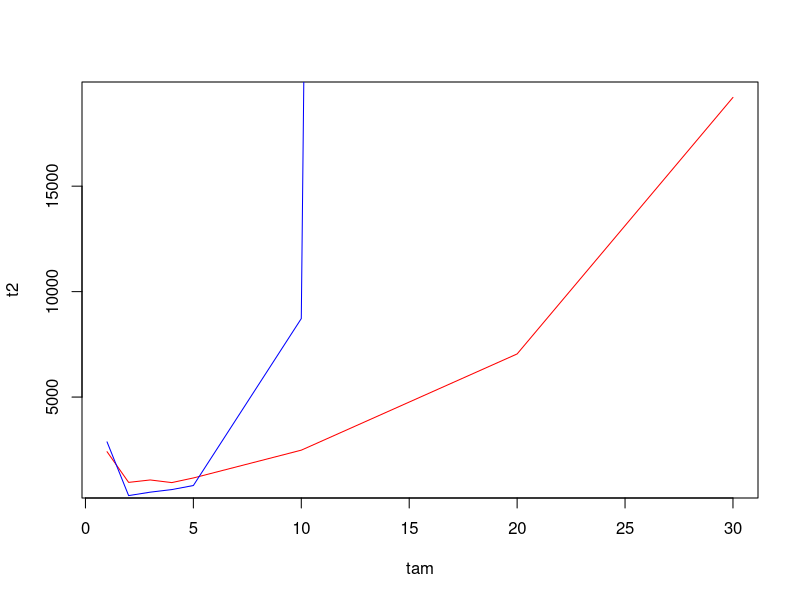
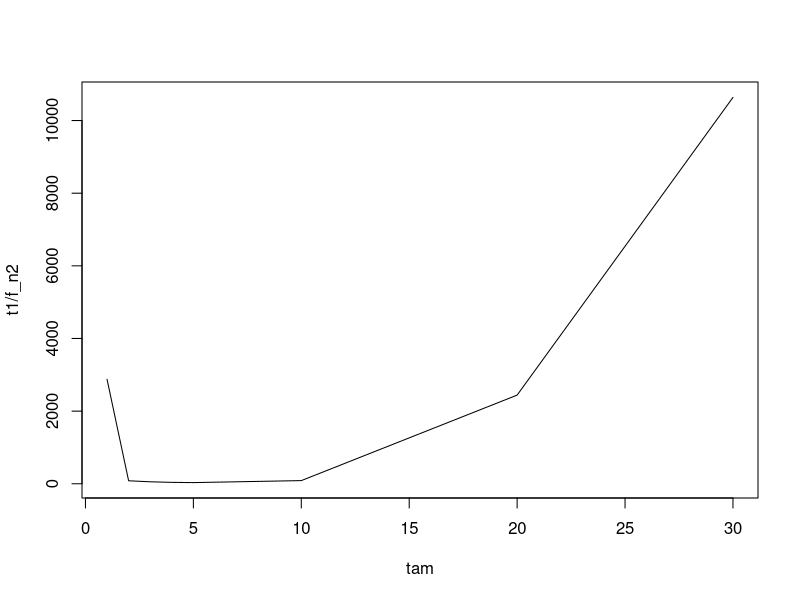
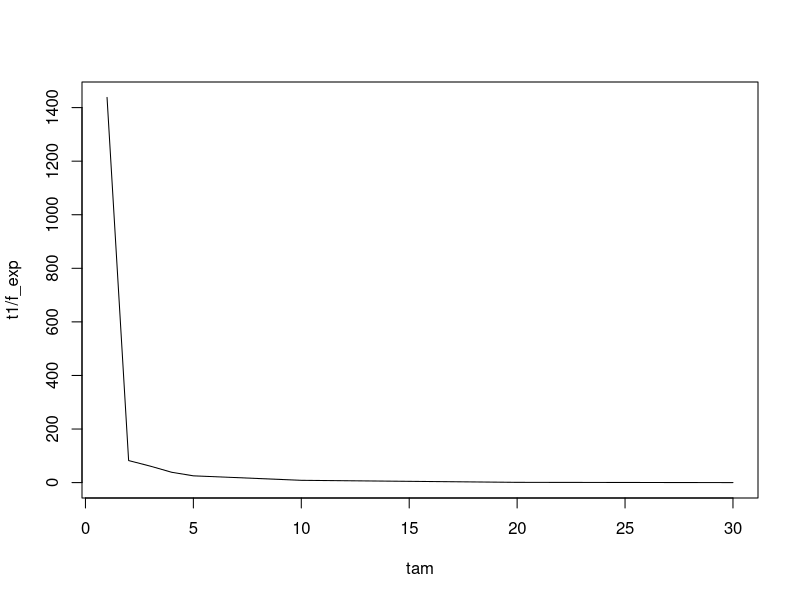

Write the R code that produced these figures, in order.
setwd("C:/Users/pablo/Desktop/Universidad/ADA")
tiempo1 <- read.csv("algoritmo1.csv")
tiempo2 <- read.csv("algoritmo2.csv")
tam <- unlist(tiempo1[1])
t1 <-  unlist(tiempo1[2])
t2 <-  unlist(tiempo2[2])
plot(tam, t2, type = "l", col = "red")
lines(tam, t1, col = "blue")
lines(tam, t2/t1,type = "l", col = "green")


f_n = tam;
f_n2 = tam^2 #tam+tam
f_logn= log(tam, base=2)
f_exp = 2^tam
plot(tam, t1/f_n2,type= "l")
plot(tam,t1/f_exp, type="l")
